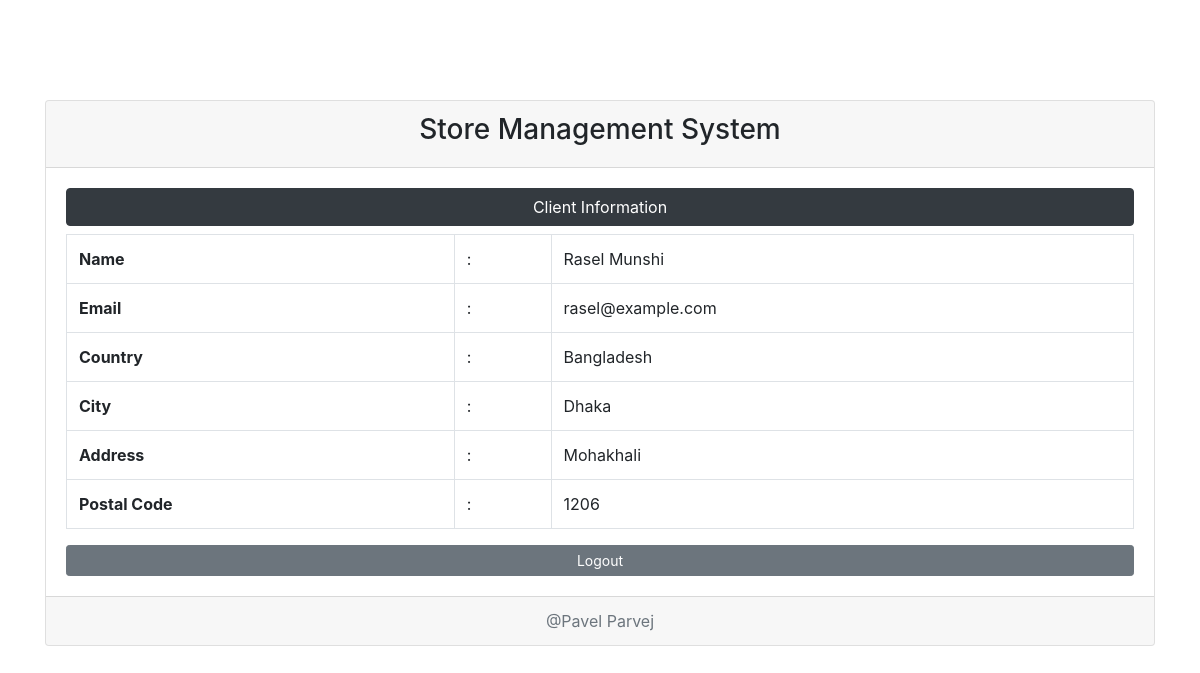
/views/client.php?id=3, run on the app's committed database.
### tables this page shows
CREATE TABLE `users` (
  `id` int(11) NOT NULL,
  `f_name` varchar(255) NOT NULL,
  `l_name` varchar(255) NOT NULL,
  `email` varchar(255) NOT NULL,
  `password` varchar(255) NOT NULL,
  `country` varchar(255) NOT NULL,
  `city` varchar(255) NOT NULL,
  `address` text NOT NULL,
  `code` int(11) NOT NULL,
  `type` int(11) NOT NULL,
  `shop_name` varchar(255) DEFAULT NULL,
  `shop_address` text
);

### class/User.php (called while the page is built, shortened)
<?php
class User
{
    public $conn;
    public function __construct()
    {
        $servername = "localhost";
        $username = "root";
        $password = "";
        $dbName = "db_php_form";
        $conn = new mysqli($servername, $username, $password, $dbName);
        $this->conn = $conn;
    }
    public function userLogin($id, $type)
    {
        $sql = "SELECT * FROM users WHERE id = '$id' AND type = '$type'";
        $result = $this->conn->query($sql);
        if($result){
            while($row = $result->fetch_assoc()) {
                return $row;
            }
        }
    }
}

### views/client.php (the view, shortened to what this page needs)
<?php include '../class/User.php'?>
<!doctype html>
<html lang="en">
<head>
    <link rel="stylesheet" href="../Resource/css/bootstrap.css">
</head>
<body>
<?php
$id = $_GET['id'];
$type = 2;
$user = new User();
$data = $user->userLogin($id, $type);
?>
<div class="container">
    <div class="card">
        <div class="card-header text-center">
            <h3>Store Management System</h3>
        </div>
        <div class="card-body">
            <h4 class="btn btn-block btn-dark text-white text-center">Client Information</h4>
            <table class="table table-bordered">
                <tr>
                    <th>Name</th>
                    <td>:</td>
                    <td><?php echo $data['f_name']." ".$data['l_name']; ?></td>
                </tr>
                <tr>
                    <th>Email</th>
                    <td>:</td>
                    <td><?php echo $data['email']; ?></td>
                </tr>
                <tr>
                    <th>Country</th>
                    <td>:</td>
                    <td><?php echo $data['country']; ?></td>
                </tr>
                <tr>
                    <th>City</th>
                    <td>:</td>
                    <td><?php echo $data['city']; ?></td>
                </tr>
                <tr>
                    <th>Address</th>
                    <td>:</td>
                    <td><?php echo $data['address']; ?></td>
                </tr>
                <tr>
                    <th>Postal Code</th>
                    <td>:</td>
                    <td><?php echo $data['code']; ?></td>
                </tr>
            </table>
            <a class="btn btn-block btn-sm btn-secondary" href="../">Logout</a>
        </div>
        <div class="card-footer text-muted text-center">
            @Pavel Parvej
        </div>
    </div>
</div>
</body>
</html>

### views/client.php (style rules this page uses)
.container { margin-top: 100px; }

### data on the page
users: f_name "Rasel", l_name "Munshi", email "rasel@example.com", country "Bangladesh", city "Dhaka", address "Mohakhali", code "1206"
